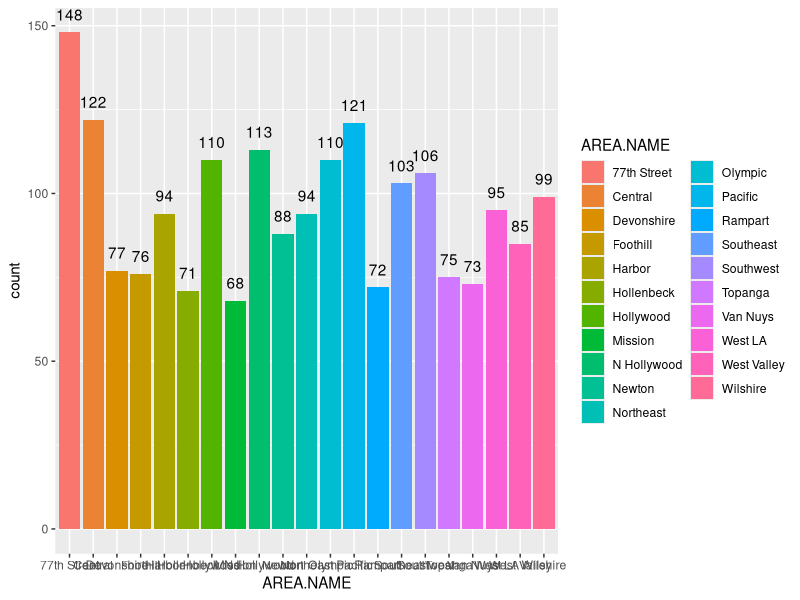
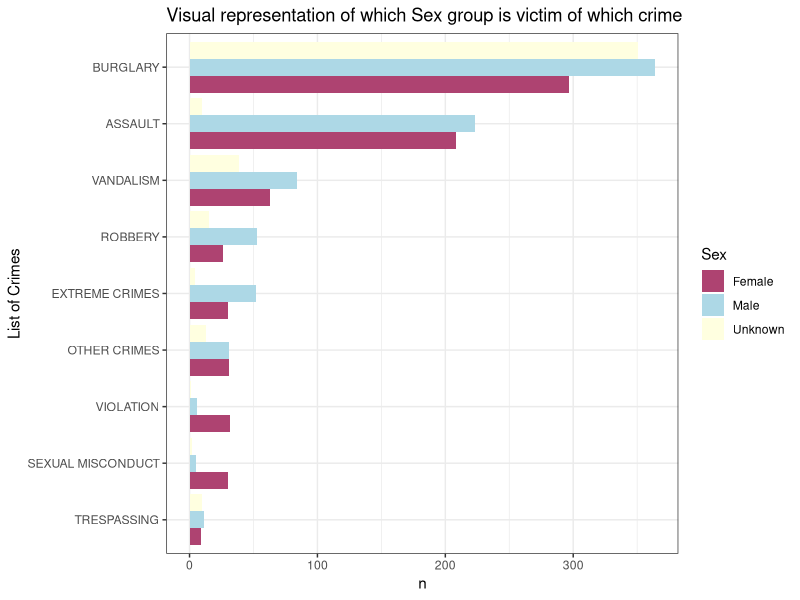
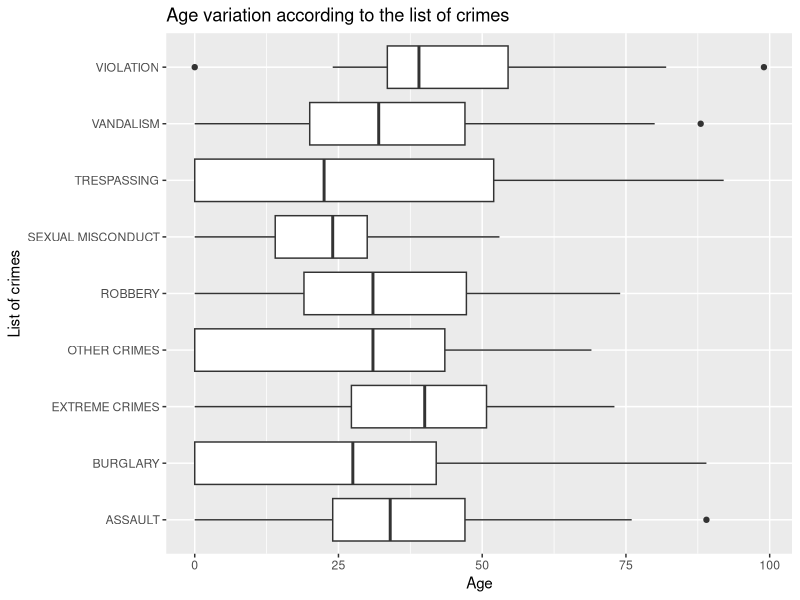

R code for these plots, in order:
## ---- chunk 1
library(tidyverse)
## ---- chunk 2
data<-read.csv("Subset_data.csv")
## ---- chunk 3
#count total missing values in each column of data frame
sapply(data, function(x) sum(is.na(x)))
## ---- chunk 4
ggplot(data, aes(x = AREA.NAME, fill=AREA.NAME)) + 
  geom_histogram(aes(y = ..count..), stat = "count", 
                                    binwidth = 1,
                                    bins = 3,
                                    origin = 1,
                                    right = TRUE) + 
  geom_text(stat='count', aes(label=..count..), vjust=-1)
## ---- chunk 5
Area_max <- data %>% 
            group_by(AREA.NAME) %>%
            count(name = "count") %>%
            arrange(desc(count))%>% print(n=10)
## ---- chunk 6
#Find the 10 mostly occurred crime type
crime_high <- data %>% 
              group_by(Crm.Cd.Desc) %>%
              count(name = "count") %>%
              arrange(desc(count))%>% print(n=10)
## ---- chunk 7
for(i in 1:length(data$Crm.Cd.Desc)){
if(str_detect(data$Crm.Cd.Desc[i],"ASSAULT")==TRUE & 
   str_detect(data$Crm.Cd.Desc[i],"SEXUAL")!=TRUE){
  data$crime[i]<-"ASSAULT"
} else if(str_detect(data$Crm.Cd.Desc[i],"VIOLATION")==TRUE){
  data$crime[i]<-"VIOLATION"
}  else if(str_detect(data$Crm.Cd.Desc[i],"BURGLARY")==TRUE|
           str_detect(data$Crm.Cd.Desc[i],"STOLEN")==TRUE|
            str_detect(data$Crm.Cd.Desc[i],"THEFT")==TRUE){
  data$crime[i]<-"BURGLARY"
} else if(str_detect(data$Crm.Cd.Desc[i],"SEX")==TRUE|str_detect(data$Crm.Cd.Desc[i],"RAPE")==TRUE){
  data$crime[i]<-"SEXUAL MISCONDUCT"
} else if(str_detect(data$Crm.Cd.Desc[i],"VANDALISM")==TRUE){
  data$crime[i]<-"VANDALISM"
} else if(str_detect(data$Crm.Cd.Desc[i],"CRIMINAL")==TRUE|
          str_detect(data$Crm.Cd.Desc[i],"WEAPON")==TRUE|
          str_detect(data$Crm.Cd.Desc[i],"SHOTS")==TRUE|
          str_detect(data$Crm.Cd.Desc[i],"THREAT")==TRUE|
          str_detect(data$Crm.Cd.Desc[i],"KIDNAP")==TRUE){
  data$crime[i]<-"EXTREME CRIMES"
} else if(str_detect(data$Crm.Cd.Desc[i],"ROBBERY")==TRUE){
  data$crime[i]<-"ROBBERY"
} else if(str_detect(data$Crm.Cd.Desc[i],"TRESPASSING")==TRUE){
  data$crime[i]<-"TRESPASSING"
}else data$crime[i]<-"OTHER CRIMES"
}

data$Sex<-ifelse(data$Vict.Sex=="M","Male",ifelse(data$Vict.Sex=="F","Female","Unknown"))
## ---- chunk 8
data %>%
  group_by(crime,Sex) %>% 
  count() %>% 
  ungroup() %>% 
      ggplot()+
        aes(x=reorder(crime,n),y=n,fill=Sex)+
        geom_col(position = "dodge")+
        coord_flip()+
          scale_fill_manual(values = c("#AE4371", "lightblue", "lightyellow"))+
          labs(x="List of Crimes",title="Visual representation of which Sex group is victim of which crime")+
          theme_bw()
## ---- chunk 9
knitr::kable(data %>% 
  filter(crime=="BURGLARY") %>% 
  count(Premis.Desc) %>% 
  mutate(prop=prop.table(n)) %>% 
  filter(prop>0.030) %>% 
  select(Premis.Desc) %>% 
    rename("Premis of Burglary"="Premis.Desc"))
## ---- chunk 10
knitr::kable(data %>% 
  filter(crime=="ASSAULT") %>% 
  count(Premis.Desc) %>% 
  mutate(prop=prop.table(n)) %>% 
  filter(prop>=0.03) %>% 
  select(Premis.Desc) %>% 
    rename("Premis of Assault"="Premis.Desc"))
## ---- chunk 11
knitr::kable(data %>% 
  filter(crime=="SEXUAL MISCONDUCT") %>% 
  count(Premis.Desc) %>% 
  mutate(prop=prop.table(n)) %>% 
  filter(prop>=0.03) %>% 
  select(Premis.Desc) %>% 
    rename("Premis of Sexual Misconduct"="Premis.Desc"))
## ---- chunk 12
knitr::kable(data %>% 
  filter(crime=="CWSTK") %>% 
  count(Premis.Desc) %>% 
  mutate(prop=prop.table(n)) %>% 
  filter(prop>=0.03) %>% 
  select(Premis.Desc) %>% 
    rename("Premis of CWSTK"="Premis.Desc"))
## ---- chunk 13
ggplot(data=data)+
  aes(x=crime,y=Vict.Age)+
  geom_boxplot()+
  labs(x="List of crimes",
        y="Age",title ="Age variation according to the list of crimes")+
  coord_flip()
